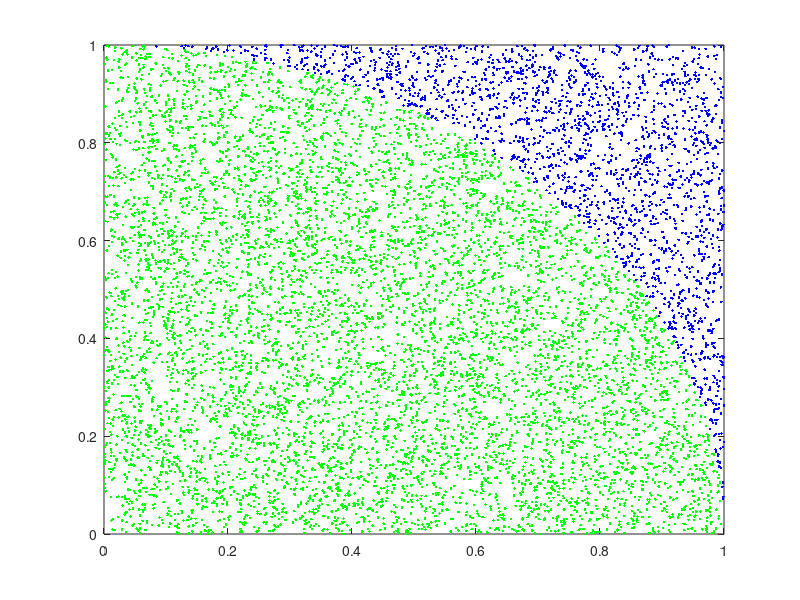

The MATLAB script that drew this image:
nmax = 10000;
x = rand(nmax,1);
y = rand(nmax,1);
x1=x;
y1=y;
r = sqrt(x1.^2+y1.^2) ;
% get logicals 
inside = r<=1 ;
outside = r>1 ;
% plot 
plot(x1(inside),y1(inside),'g.');
hold on
plot(x1(outside),y1(outside),'b.');
% get pi value 
thepi = 4*sum(inside)/nmax ;  
fprintf('%8.4f\n',thepi)